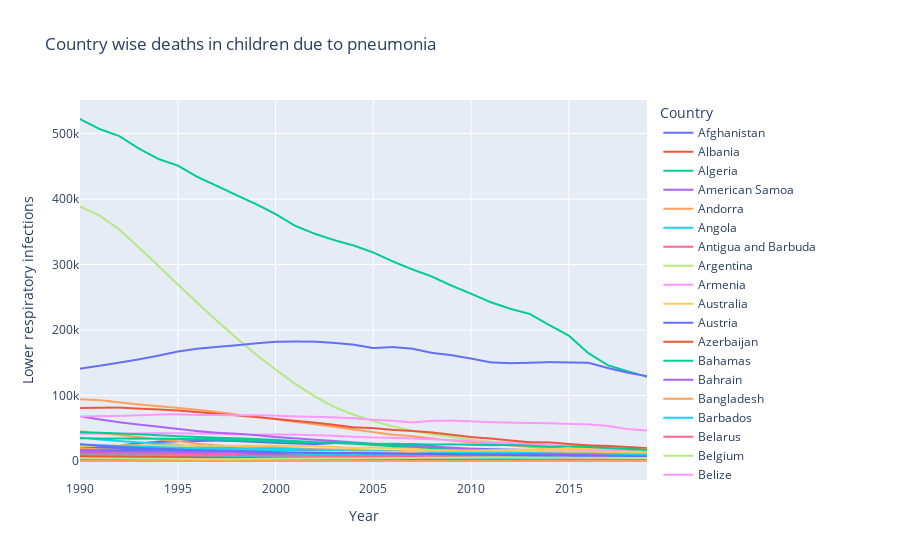

The code cell stored with this chart in its notebook:
### Markdown cell above
<b>7) What is Country-wise deaths in children due to pneumonia?</b>

### Code cell
fig = px.line(data1, x="Year", y="Lower respiratory infections", color='Country',title="Country wise deaths in children due to pneumonia")
fig.show()
